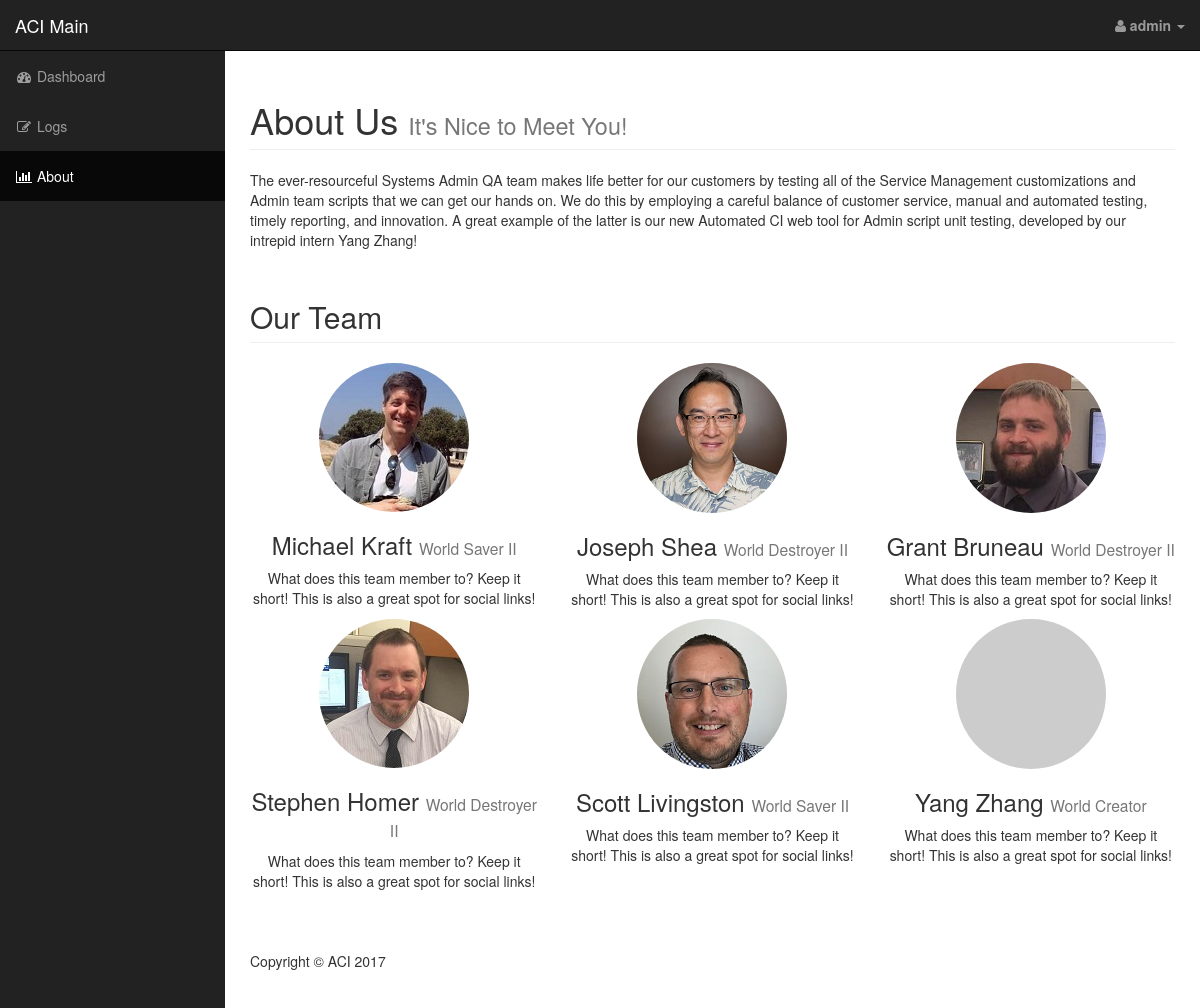
The page /panel/about/ (signed in) on the database its author committed.
### mainpage/models.py (models this page shows, shortened)
class Member(models.Model):
    name = models.CharField(max_length=150, blank=False)
    jobTitle = models.CharField(max_length=150, default='World Destroyer II')
    jobDescription = models.CharField(max_length=1000, default='What does this team member to? Keep it short! This is also a great spot for social links!')
    avatar_uri = models.CharField(max_length=200, default='http://placehold.it/150x150')

### mainpage/views.py (the view)
@login_required
def about_page(request):
    members = Member.objects.all()
    return render(request, 'mainpage/panel_about.html', {'members': members})

### mainpage/templates/mainpage/panel_about.html (shortened to what this page needs)
{% extends 'mainpage/panel_base.html' %}
{% block content %}
 <div class="container-fluid">
        <div class="row">
            <div class="col-lg-12">
                <h1 class="page-header">About Us
                    <small>It's Nice to Meet You!</small>
                </h1>
                <p>
                    The ever-resourceful Systems Admin QA team makes life better for our customers by testing all of the Service Management customizations and Admin team scripts that we can get our hands on. We do this by employing a careful balance of customer service, manual and automated testing, timely reporting, and innovation. A great example of the latter is our new Automated CI web tool for Admin script unit testing, developed by our intrepid intern Yang Zhang!
                </p>
            </div>
        </div>
        <div class="row">
            <div class="col-lg-12">
                <h2 class="page-header">Our Team</h2>
            </div>
            {% for member in members %}
            <div class="col-lg-4 col-sm-6 text-center">
                {% load staticfiles %}
                <img class="img-circle img-responsive img-center" src="{{member.avatar_uri}}" alt="">
                <h3>{{member.name}}
                    <small>{{member.jobTitle}}</small>
                </h3>
                <p>{{member.jobDescription}}</p>
            </div>
            {% endfor %}
        </div>
        <footer style="margin:50px 0">
            <div class="row">
                <div class="col-lg-12">
                    <p>Copyright &copy; ACI 2017</p>
                </div>
            </div>
        </footer>
 </div>
{% endblock %}

### mainpage/templates/mainpage/panel_base.html (shortened to what this page needs)
<!DOCTYPE html>
<html lang="en">
<head>
    {% load staticfiles %}
    <link href="{% static 'css/bootstrap.min.css' %}" rel="stylesheet">
    <link href="{% static 'css/sb-admin.css' %}" rel="stylesheet">
     {% load staticfiles %}
    <link href="{% static 'font-awesome/css/font-awesome.min.css' %}" rel="stylesheet" type="text/css">
</head>
<body>
    <div id="wrapper">
        <nav class="navbar navbar-inverse navbar-fixed-top" role="navigation">
            <div class="navbar-header">
                <a class="navbar-brand" href="/panel/">ACI Main</a>
            </div>
            <ul class="nav navbar-right top-nav">
                <li class="dropdown">
                    <a href="#" class="dropdown-toggle" data-toggle="dropdown"><i class="fa fa-user"></i> <Strong>{{user.username}}</Strong> <b class="caret"></b></a>
                </li>
            </ul>
            <div class="collapse navbar-collapse navbar-ex1-collapse">
                <ul class="nav navbar-nav side-nav">
                    <li id="dash">
                        <a href="/panel/"><i class="fa fa-fw fa-dashboard"></i> Dashboard</a>
                    </li>
                    <li id="log">
                        <a href="{% url 'log_page' %}"><i class="fa fa-fw fa-edit"></i> Logs</a>
                    </li>
                    <li id="about">
                        <a href="{% url 'about_page' %}"><i class="fa fa-fw fa-bar-chart-o"></i> About</a>
                    </li>
                </ul>
            </div>
        </nav>
        <div id="page-wrapper">
			{% block content %}
			{% endblock %}
        </div>
    </div>
</body>
</html>

### static/css/sb-admin.css (style rules this page uses)
body { margin-top: 100px; background-color: #222; }
@media (min-width:768px) { body { margin-top: 50px; } }
#wrapper { padding-left: 0; }
#page-wrapper { width: 100%; padding: 0; background-color: #fff; }
@media (min-width:768px) { #wrapper { padding-left: 225px; } }
@media (min-width:768px) { #page-wrapper { padding: 10px; } }
.top-nav { padding: 0 15px; }
.top-nav>li { display: inline-block; float: left; }
.top-nav>li>a { padding-top: 15px; padding-bottom: 15px; line-height: 20px; color: #999; }
@media (min-width:768px) { .side-nav { position: fixed; top: 51px; left: 225px; width: 225px; margin-left: -225px; border: none; border-radius: 0; overflow-y: auto; background-color: #222; bottom: 0; overflow-x: hidden; padding-bottom: 40px; } }
@media (min-width:768px) { .side-nav>li>a { width: 225px; } }

### mainpage/templates/mainpage/panel_about.html (style rules this page uses)
.img-center { margin: 0 auto; }

### rows shown on the page
Member: avatar_uri (picture), name "Michael Kraft", jobTitle "World Saver II", jobDescription "What does this team member to? Keep it short! This is also a great spot for social links!"
Member: avatar_uri (picture), name "Joseph Shea", jobTitle "World Destroyer II", jobDescription "What does this team member to? Keep it short! This is also a great spot for social links!"
Member: avatar_uri (picture), name "Grant Bruneau", jobTitle "World Destroyer II", jobDescription "What does this team member to? Keep it short! This is also a great spot for social links!"
Member: avatar_uri (picture), name "Stephen Homer", jobTitle "World Destroyer II", jobDescription "What does this team member to? Keep it short! This is also a great spot for social links!"
Member: avatar_uri (picture), name "Scott Livingston", jobTitle "World Saver II", jobDescription "What does this team member to? Keep it short! This is also a great spot for social links!"
Member: name "Yang Zhang", jobTitle "World Creator", jobDescription "What does this team member to? Keep it short! This is also a great spot for social links!"

### other values the page prints
{{ user.username }} "admin"
